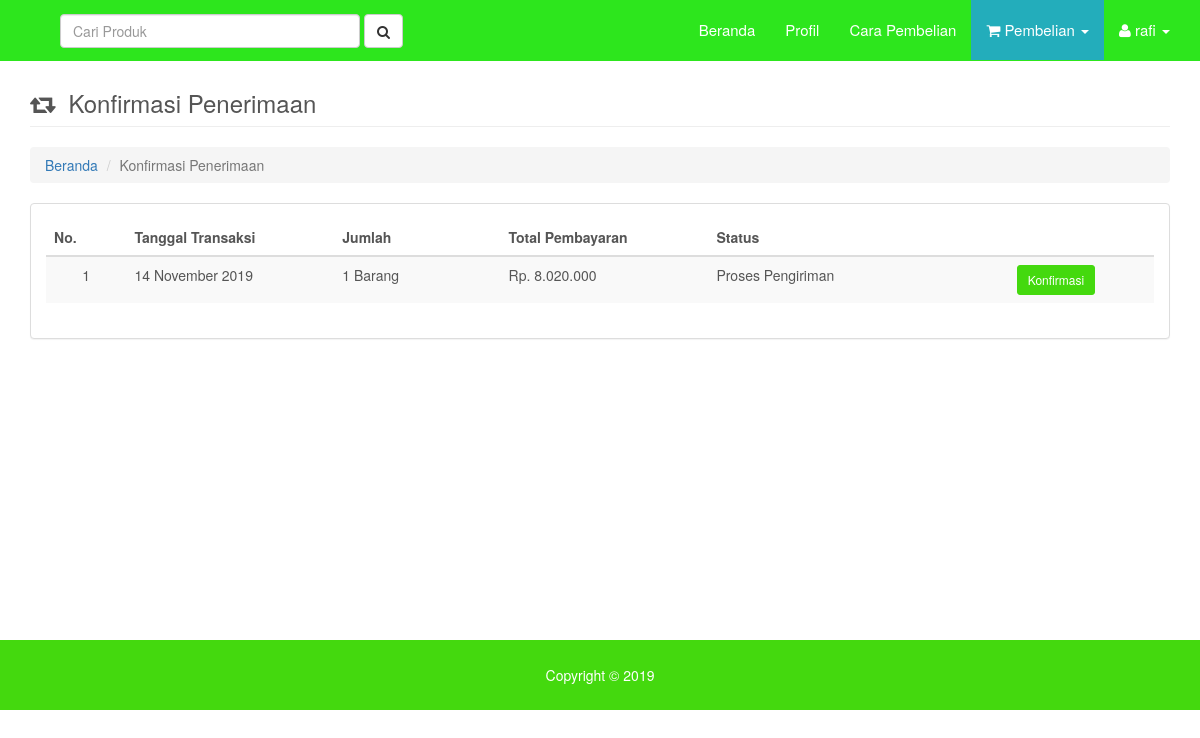
Screenshot of /main.php?page=penerimaan (signed in) with the database file from the repository.
### tables this page shows
CREATE TABLE `tbl_transaksi` (
  `id_transaksi` int(11) NOT NULL,
  `tanggal_transaksi` timestamp NOT NULL DEFAULT CURRENT_TIMESTAMP,
  `id_konsumen` int(11) NOT NULL,
  `total_bayar` int(11) NOT NULL,
  `status` varchar(50) NOT NULL DEFAULT 'Menunggu Pembayaran'
);

### config/fungsi_tanggal.php (called while the page is built, shortened)
<?php
	function tgl_eng_to_ind($tgl) {
		$tanggal	= explode('-',$tgl);
		$kdbl		= $tanggal[1];
		if ($kdbl == '01')	{
			$nbln = 'Januari';
		}
		else if ($kdbl == '02') {
			$nbln = 'Februari';
		}
		else if ($kdbl == '03') {
			$nbln = 'Maret';
		}
		else if ($kdbl == '04') {
			$nbln = 'April';
		}
		else if ($kdbl == '05') {
			$nbln = 'Mei';
		}
		else if ($kdbl == '06') {
			$nbln = 'Juni';
		}
		else if ($kdbl == '07') {
			$nbln = 'Juli';
		}
		else if ($kdbl == '08') {
			$nbln = 'Agustus';
		}
		else if ($kdbl == '09') {
			$nbln = 'September';
		}
		else if ($kdbl == '10') {
			$nbln = 'Oktober';
		}
		else if ($kdbl == '11') {
			$nbln = 'November';
		}
		$tgl_ind = $tanggal[0]." ".$nbln." ".$tanggal[2];
		return $tgl_ind;
	}
?>

### config/fungsi_rupiah.php (called while the page is built, shortened)
<?php
function format_rupiah_nol($angka){
  $rupiah=number_format($angka,0,',','.');
  return $rupiah;
}
?>

### pages/konfirmasi-penerimaan/view.php (the view, shortened to what this page needs)
<?php
if (empty($_SESSION['user_email']) && empty($_SESSION['user_password'])){
    echo "<script type='text/javascript'>alert('Anda harus login terlebih dahulu!');</script>
          <meta http-equiv='refresh' content='0; url=?page=home'>";
}
else { ?>
    <div class="row">
        <div class="col-lg-12">
            <div class="row">
                <div class="col-lg-12">
                    <h3 class="page-header">
                        <i style="margin-right:6px" class="fa fa-retweet"></i>
                        Konfirmasi Penerimaan
                    </h3>
                    <ol class="breadcrumb">
                        <li><a href="?page=home">Beranda</a>
                        </li>
                        <li class="active">Konfirmasi Penerimaan</li>
                    </ol>
                </div>
            </div>
        <?php
        if (empty($_GET['alert'])) { ?>
            <div class="row">
                <div class="col-md-12">
                    <div class="panel panel-default">
                        <div class="panel-body">
                            <div class="table-responsive">
                                <table class="table table-striped table-hover">
                                    <thead>
                                        <tr >
                                            <th>No.</th>
                                            <th>Tanggal Transaksi</th>
                                            <th>Jumlah</th>
                                            <th>Total Pembayaran</th>
                                            <th>Status</th>
                                            <th></th>
                                        </tr>
                                    </thead>
                                    <tbody>
                                    <?php
                                    $no = 1;
                                    $query = mysqli_query($mysqli, "SELECT * FROM tbl_transaksi
                                                                    WHERE id_konsumen='$_SESSION[id_konsumen]' AND status='Proses Pengiriman'
                                                                    ORDER BY id_transaksi DESC")
                                                                    or die('Ada kesalahan pada query transaksi: '.mysqli_error($mysqli));
                                    while ($data = mysqli_fetch_assoc($query)) {
                                        $tgl               = substr($data['tanggal_transaksi'],0,10);
                                        $exp               = explode('-',$tgl);
                                        $tanggal_transaksi = tgl_eng_to_ind($exp[2]."-".$exp[1]."-".$exp[0]);
                                        $query1 = mysqli_query($mysqli, "SELECT COUNT(id_detail) as jumlah FROM tbl_transaksi_detail
                                                                    WHERE id_transaksi='$data[id_transaksi]'")
                                                                    or die('Ada kesalahan pada query detail: '.mysqli_error($mysqli));
                                        $data1 = mysqli_fetch_assoc($query1);
                                    ?>
                                        <tr>
                                            <td width='30' class='center'><?php echo $no; ?></td>
                                            <td width='100'><?php echo $tanggal_transaksi; ?></td>
                                            <td width='80'><?php echo $data1['jumlah']; ?> Barang</td>
                                            <td width='100' >Rp. <?php echo format_rupiah_nol($data['total_bayar']); ?></td>
                                            <td width='120'><?php echo $data['status']; ?></td>
                                            <td width='50' class="center">
                                                <div>
                                                    <a data-toggle="tooltip" data-placement="top" title="Konfirmasi Penerimaan" class="btn btn-primary btn-sm" href="pages/konfirmasi-penerimaan/proses.php?id=<?php echo $data['id_transaksi']; ?>">
                                                        Konfirmasi
                                                    </a>
                                                </div>
                                            </td>
                                        </tr>
                                    <?php
                                        $no++;
                                    }
                                    ?>
                                    </tbody>
                                </table>
                            </div>
                        </div>
                    </div>
                </div>
            </div>
        <?php
        }
        ?>
        </div>
    </div>
<?php
}
?>

### assets/css/modern-business.css (style rules this page uses)
html, body { height: 100%; }
body { padding-top: 50px; }

### assets/css/style.css (style rules this page uses)
body { font-family: "Helvetica Neue", Helvetica, Arial, sans-serif; font-size: 14px; line-height: 1.42857143; color: #555; background-color: #fff; }
.center { text-align: center; }

### rows the page displays
tbl_transaksi: tanggal_transaksi "14 November 2019", jumlah "1", total_bayar "8.020.000", status "Proses Pengiriman"

### other values shown
$_SESSION['nama_konsumen'] "rafi"
